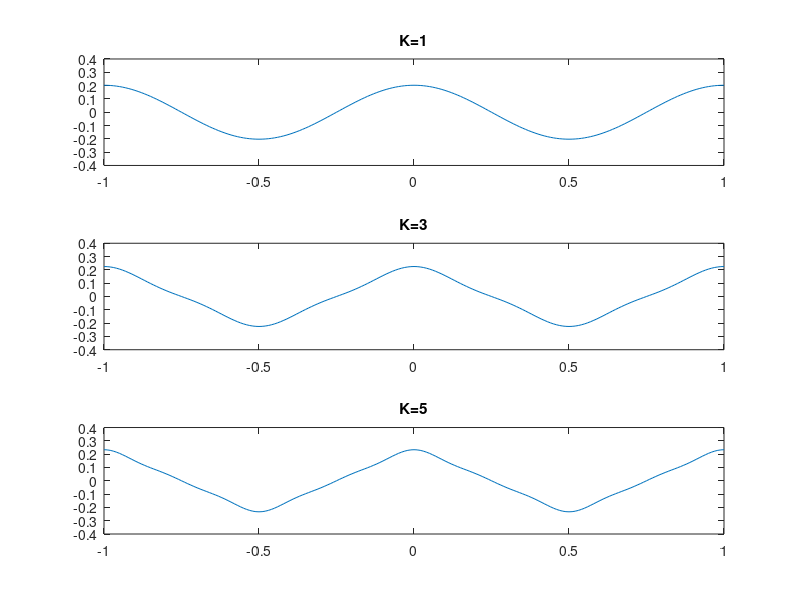

Recreate this plot in MATLAB.
t=-1:0.01:1;
subplot(3,1,1)
plot(t,2/(pi^2)*exp(j*2*pi*t))
title('K=1') 
subplot(3,1,2)
plot(t,2/(pi^2)*exp(j*2*pi*t)+ 2/(9*pi^2)*(exp(j*2*pi*3*t)))
title('K=3') 
subplot(3,1,3)
plot(t,2/(pi^2)*exp(j*2*pi*t)+ 2/(9*pi^2)*(exp(j*2*pi*3*t))+2/(25*pi^2)*(exp(j*2*pi*5*t)));
title('K=5');
print('A2Q4sub', '-dpng', '-r600'); %<-Save as PNG with 600 DPI